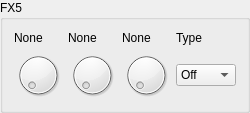
             <widget class="QGroupBox" name="groupBox_6">
              <property name="styleSheet">
               <string notr="true">QGroupBox{border-color: rgb(0, 0, 127); background-color: white;};</string>
              </property>
              <property name="title">
               <string>FX5</string>
              </property>
              <layout class="QVBoxLayout" name="verticalLayout_7">
               <item>
                <layout class="QGridLayout" name="gridLayout_8">
                 <item row="1" column="2">
                  <widget class="QDial" name="m_fx_knob_5_3">
                   <property name="minimumSize">
                    <size>
                     <width>48</width>
                     <height>48</height>
                    </size>
                   </property>
                   <property name="maximumSize">
                    <size>
                     <width>48</width>
                     <height>48</height>
                    </size>
                   </property>
                  </widget>
                 </item>
                 <item row="0" column="1">
                  <widget class="QLabel" name="m_fx_label_5_2">
                   <property name="text">
                    <string>None</string>
                   </property>
                  </widget>
                 </item>
                 <item row="0" column="3">
                  <widget class="QLabel" name="label_29">
                   <property name="text">
                    <string>Type</string>
                   </property>
                  </widget>
                 </item>
                 <item row="1" column="1">
                  <widget class="QDial" name="m_fx_knob_5_2">
                   <property name="minimumSize">
                    <size>
                     <width>48</width>
                     <height>48</height>
                    </size>
                   </property>
                   <property name="maximumSize">
                    <size>
                     <width>48</width>
                     <height>48</height>
                    </size>
                   </property>
                  </widget>
                 </item>
                 <item row="1" column="3">
                  <widget class="QComboBox" name="comboBox_6">
                   <property name="minimumSize">
                    <size>
                     <width>60</width>
                     <height>0</height>
                    </size>
                   </property>
                   <property name="maximumSize">
                    <size>
                     <width>60</width>
                     <height>16777215</height>
                    </size>
                   </property>
                   <item>
                    <property name="text">
                     <string>Off</string>
                    </property>
                   </item>
                   <item>
                    <property name="text">
                     <string>Filter LP2</string>
                    </property>
                   </item>
                   <item>
                    <property name="text">
                     <string>Filter LP4</string>
                    </property>
                   </item>
                   <item>
                    <property name="text">
                     <string>Filter HP2</string>
                    </property>
                   </item>
                   <item>
                    <property name="text">
                     <string>Filter HP4</string>
                    </property>
                   </item>
                   <item>
                    <property name="text">
                     <string>Filter BP2</string>
                    </property>
                   </item>
                   <item>
                    <property name="text">
                     <string>Filter BP4</string>
                    </property>
                   </item>
                   <item>
                    <property name="text">
                     <string>EQ</string>
                    </property>
                   </item>
                   <item>
                    <property name="text">
                     <string>Distortion</string>
                    </property>
                   </item>
                  </widget>
                 </item>
                 <item row="0" column="0">
                  <widget class="QLabel" name="m_fx_label_5_1">
                   <property name="text">
                    <string>None</string>
                   </property>
                  </widget>
                 </item>
                 <item row="0" column="2">
                  <widget class="QLabel" name="m_fx_label_5_3">
                   <property name="text">
                    <string>None</string>
                   </property>
                  </widget>
                 </item>
                 <item row="1" column="0">
                  <widget class="QDial" name="m_fx_knob_5_1">
                   <property name="minimumSize">
                    <size>
                     <width>48</width>
                     <height>48</height>
                    </size>
                   </property>
                   <property name="maximumSize">
                    <size>
                     <width>48</width>
                     <height>48</height>
                    </size>
                   </property>
                   <property name="styleSheet">
                    <string notr="true"/>
                   </property>
                  </widget>
                 </item>
                </layout>
               </item>
              </layout>
             </widget>
